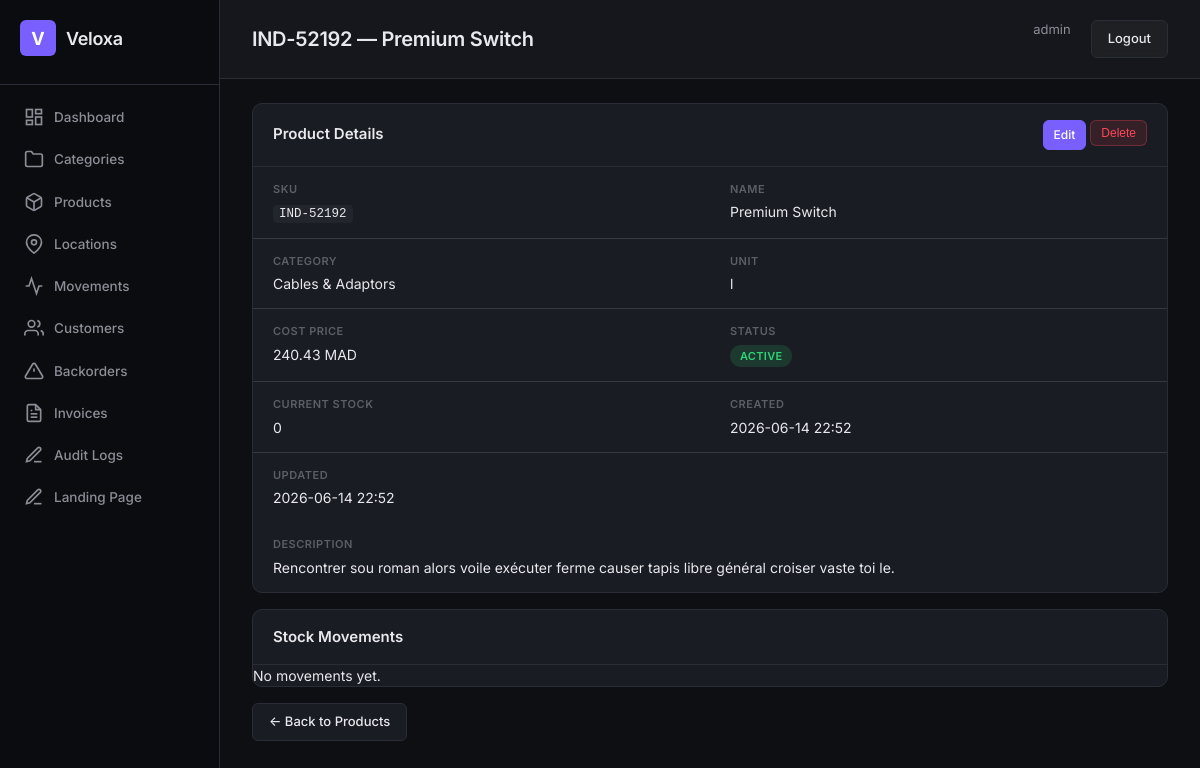
Screenshot of /products/17/ (signed in) with the database file from the repository.
### apps/warehouse/models/product.py (models this page shows, shortened)
class Product(models.Model):
    sku = models.CharField(max_length=64, unique=True, db_index=True)
    name = models.CharField(max_length=255)
    description = models.TextField(blank=True)
    category = models.ForeignKey(
        Category, on_delete=models.SET_NULL, null=True, blank=True,
        related_name="products",
    )
    unit = models.ForeignKey(
        Unit, on_delete=models.PROTECT, null=True, blank=True,
        related_name="products",
    )
    cost_price = models.DecimalField(max_digits=12, decimal_places=2, default=0)
    is_active = models.BooleanField(default=True)
    created_at = models.DateTimeField(auto_now_add=True)
    updated_at = models.DateTimeField(auto_now=True)
    tenant = models.ForeignKey(
        "tenants.Tenant", on_delete=models.CASCADE,
        null=True, blank=True, related_name="%(class)s_set",
    )
    objects = TenantAwareManager()
    class Meta:
        db_table = "warehouse_product"
        verbose_name = "Product"

class Category(models.Model):
    name = models.CharField(max_length=100, unique=True)
    description = models.TextField(blank=True)
    is_active = models.BooleanField(default=True)
    created_at = models.DateTimeField(auto_now_add=True)
    tenant = models.ForeignKey(
        "tenants.Tenant", on_delete=models.CASCADE,
        null=True, blank=True, related_name="%(class)s_set",
    )
    objects = TenantAwareManager()
    class Meta:
        db_table = "warehouse_category"
        verbose_name_plural = "Categories"
        ordering = ["name"]

class Unit(models.Model):
    name = models.CharField(max_length=50, unique=True, help_text="e.g. Kilogram, Piece, Box")
    abbreviation = models.CharField(max_length=10, unique=True, help_text="e.g. kg, pcs, box")
    is_active = models.BooleanField(default=True)
    class Meta:
        db_table = "warehouse_unit"
        ordering = ["name"]

### apps/accounts/models.py (models this page shows, shortened)
class User(AbstractUser):
    objects = TenantAwareUserManager()
    ROLE_CHOICES = [
        ("super_admin", "Super Admin"),
        ("warehouse_manager", "Warehouse Manager"),
        ("auditor", "Auditor"),
        ("viewer", "Read-Only Viewer"),
    ]
    role = models.CharField(max_length=32, choices=ROLE_CHOICES, default="viewer")
    phone = models.CharField(max_length=20, blank=True)
    tenant = models.ForeignKey(
        "tenants.Tenant", on_delete=models.CASCADE,
        null=True, blank=True, related_name="users",
    )
    class Meta:
        db_table = "accounts_user"
        verbose_name = "User"
        verbose_name_plural = "Users"

### config/views.py (the view)
# urls.py: path("products/<int:pk>/", views.product_detail, name="product-detail"),
@login_required
def product_detail(request, pk):
    product = get_object_or_404(Product, pk=pk)
    movements = StockMovement.objects.filter(product=product).select_related("location", "created_by")
    net = movements.aggregate(Sum("qty"))["qty__sum"] or 0
    return render(request, "product_detail.html", {"product": product, "movements": movements, "net_stock": net})

### apps/accounts/models.py (called while the page is built)
    def get_queryset(self):
        from apps.tenants.utils import get_current_tenant_id
        qs = super().get_queryset()
        tenant_id = get_current_tenant_id()
        if tenant_id is not None:
            return qs.filter(tenant_id=tenant_id)
        return qs

### apps/tenants/managers.py (called while the page is built)
    def get_queryset(self):
        qs = super().get_queryset()
        tenant_id = get_current_tenant_id()
        if tenant_id is not None:
            return qs.filter(tenant_id=tenant_id)
        return qs

### apps/tenants/utils.py (called while the page is built)
def set_current_tenant(tenant):
    _thread_local.tenant = tenant

def get_current_tenant():
    return getattr(_thread_local, "tenant", None)

def get_current_tenant_id():
    tenant = get_current_tenant()
    return tenant.id if tenant else None

### templates/product_detail.html
{% extends 'base.html' %}{% block title %}{{ product.sku }} — Veloxa Warehouse{% endblock %}{% block page_title %}{{ product.sku }} — {{ product.name }}{% endblock %}{% block active %}products{% endblock %}
{% block content %}
<div class="card">
  <div class="card-header" style="display:flex;justify-content:space-between;align-items:center"><h2>Product Details</h2><div class="actions-cell"><a href="{% url 'product-update' pk=product.pk %}" class="btn btn-sm btn-primary">Edit</a><form method="post" action="{% url 'product-delete' pk=product.pk %}">{% csrf_token %}<button class="btn btn-sm btn-danger">Delete</button></form></div></div>
  <div class="card-body"><div class="detail-grid">
    <div class="detail-field"><div class="detail-label">SKU</div><div class="detail-value"><code>{{ product.sku }}</code></div></div>
    <div class="detail-field"><div class="detail-label">Name</div><div class="detail-value">{{ product.name }}</div></div>
    <div class="detail-field"><div class="detail-label">Category</div><div class="detail-value">{{ product.category.name|default:"—" }}</div></div>
    <div class="detail-field"><div class="detail-label">Unit</div><div class="detail-value">{{ product.unit.abbreviation|default:"—" }}</div></div>
    <div class="detail-field"><div class="detail-label">Cost Price</div><div class="detail-value">{{ product.cost_price }} MAD</div></div>
    <div class="detail-field"><div class="detail-label">Status</div><div class="detail-value">{% if product.is_active %}<span class="badge badge-success">Active</span>{% else %}<span class="badge badge-muted">Inactive</span>{% endif %}</div></div>
    <div class="detail-field"><div class="detail-label">Current Stock</div><div class="detail-value">{{ net_stock }}</div></div>
    <div class="detail-field"><div class="detail-label">Created</div><div class="detail-value">{{ product.created_at|date:"Y-m-d H:i" }}</div></div>
    <div class="detail-field"><div class="detail-label">Updated</div><div class="detail-value">{{ product.updated_at|date:"Y-m-d H:i" }}</div></div>
    {% if product.description %}<div class="detail-field full-width"><div class="detail-label">Description</div><div class="detail-value">{{ product.description }}</div></div>{% endif %}
  </div></div></div>
<div class="card mt-2">
  <div class="card-header"><h2>Stock Movements</h2></div>
  <div class="card-body">
    {% if movements %}<table class="table"><thead><tr><th>Time</th><th>Type</th><th>Qty</th><th>Reference</th><th>Location</th><th>By</th></tr></thead>
    <tbody>{% for m in movements %}<tr><td>{{ m.created_at|date:"Y-m-d H:i" }}</td><td>{% if m.type == 'inbound' %}<span class="badge badge-success">IN</span>{% elif m.type == 'outbound' %}<span class="badge badge-danger">OUT</span>{% else %}<span class="badge badge-warning">ADJ</span>{% endif %}</td><td class="{% if m.qty > 0 %}text-success{% else %}text-danger{% endif %}">{{ m.qty|stringformat:"+d" }}</td><td><code>{{ m.reference }}</code></td><td>{{ m.location.code|default:"—" }}</td><td>{{ m.created_by.username }}</td></tr>{% endfor %}</tbody></table>
    {% else %}<p class="empty">No movements yet.</p>{% endif %}
  </div></div>
<a href="{% url 'product-list' %}" class="btn mt-2">&larr; Back to Products</a>
{% endblock %}

### templates/base.html (shortened to what this page needs)
{% load static %}
<!DOCTYPE html>
<html lang="en">
<head>
  <link rel="stylesheet" href="{% static 'css/style.css' %}">
</head>
<body>
  <div class="layout">
    <aside class="sidebar">
      <div class="sidebar-brand">
        <div class="brand-icon">V</div>
        <span class="brand-text">Veloxa</span>
      </div>
      <nav class="sidebar-nav">
        <a href="{% url 'dashboard' %}" class="nav-item {% if active == 'dashboard' %}active{% endif %}">
          <svg width="20" height="20" viewBox="0 0 24 24" fill="none" stroke="currentColor" stroke-width="2"><rect x="3" y="3" width="7" height="9"/><rect x="14" y="3" width="7" height="5"/><rect x="14" y="12" width="7" height="9"/><rect x="3" y="16" width="7" height="5"/></svg>
          Dashboard
        </a>
        <a href="{% url 'category-list' %}" class="nav-item {% if active == 'categories' %}active{% endif %}">
          <svg width="20" height="20" viewBox="0 0 24 24" fill="none" stroke="currentColor" stroke-width="2"><path d="M22 19a2 2 0 0 1-2 2H4a2 2 0 0 1-2-2V5a2 2 0 0 1 2-2h5l2 3h9a2 2 0 0 1 2 2z"/></svg>
          Categories
        </a>
        <a href="{% url 'product-list' %}" class="nav-item {% if active == 'products' %}active{% endif %}">
          Products
        </a>
        <a href="{% url 'location-list' %}" class="nav-item {% if active == 'locations' %}active{% endif %}">
          <svg width="20" height="20" viewBox="0 0 24 24" fill="none" stroke="currentColor" stroke-width="2"><path d="M21 10c0 7-9 13-9 13s-9-6-9-13a9 9 0 0 1 18 0z"/><circle cx="12" cy="10" r="3"/></svg>
          Locations
        </a>
        <a href="{% url 'movement-list' %}" class="nav-item {% if active == 'movements' %}active{% endif %}">
          <svg width="20" height="20" viewBox="0 0 24 24" fill="none" stroke="currentColor" stroke-width="2"><polyline points="22 12 18 12 15 21 9 3 6 12 2 12"/></svg>
          Movements
        </a>
        <a href="{% url 'customer-list' %}" class="nav-item {% if active == 'customers' %}active{% endif %}">
          <svg width="20" height="20" viewBox="0 0 24 24" fill="none" stroke="currentColor" stroke-width="2"><path d="M17 21v-2a4 4 0 0 0-4-4H5a4 4 0 0 0-4 4v2"/><circle cx="9" cy="7" r="4"/><path d="M23 21v-2a4 4 0 0 0-3-3.87"/><path d="M16 3.13a4 4 0 0 1 0 7.75"/></svg>
          Customers
        </a>
        <a href="{% url 'backorder-list' %}" class="nav-item {% if active == 'backorders' %}active{% endif %}">
          <svg width="20" height="20" viewBox="0 0 24 24" fill="none" stroke="currentColor" stroke-width="2"><path d="M10.29 3.86L1.82 18a2 2 0 0 0 1.71 3h16.94a2 2 0 0 0 1.71-3L13.71 3.86a2 2 0 0 0-3.42 0z"/><line x1="12" y1="9" x2="12" y2="13"/><line x1="12" y1="17" x2="12.01" y2="17"/></svg>
          Backorders
        </a>
        <a href="{% url 'invoice-list' %}" class="nav-item {% if active == 'invoices' %}active{% endif %}">
          <svg width="20" height="20" viewBox="0 0 24 24" fill="none" stroke="currentColor" stroke-width="2"><path d="M14 2H6a2 2 0 0 0-2 2v16a2 2 0 0 0 2 2h12a2 2 0 0 0 2-2V8z"/><polyline points="14 2 14 8 20 8"/><line x1="16" y1="13" x2="8" y2="13"/><line x1="16" y1="17" x2="8" y2="17"/><polyline points="10 9 9 9 8 9"/></svg>
          Invoices
        </a>
        <a href="{% url 'audit-log-list' %}" class="nav-item {% if active == 'audit' %}active{% endif %}">
          <svg width="20" height="20" viewBox="0 0 24 24" fill="none" stroke="currentColor" stroke-width="2"><path d="M12 20h9"/><path d="M16.5 3.5a2.121 2.121 0 0 1 3 3L7 19l-4 1 1-4L16.5 3.5z"/></svg>
          Audit Logs
        </a>
        <a href="{% url 'landing-manage' %}" class="nav-item {% if active == 'landing' %}active{% endif %}">
          <svg width="20" height="20" viewBox="0 0 24 24" fill="none" stroke="currentColor" stroke-width="2"><path d="M12 20h9"/><path d="M16.5 3.5a2.121 2.121 0 0 1 3 3L7 19l-4 1 1-4L16.5 3.5z"/></svg>
          Landing Page
        </a>
      </nav>
    </aside>
    <main class="main">
      <header class="topbar">
        <h1 class="page-title">{% block page_title %}Dashboard{% endblock %}</h1>
        <div class="topbar-right">
          <a href="{% url 'profile' %}" style="color:var(--text-secondary);font-size:13px;margin-right:12px;text-decoration:none">{{ request.user.username }}</a>
          <a href="{% url 'logout' %}" class="btn btn-glass">Logout</a>
        </div>
      </header>
      <div class="content">
        {% block content %}{% endblock %}
      </div>
    </main>
  </div>
</body>
</html>

### static/css/style.css (style rules this page uses)
:root { --bg-primary: #0e0f13; --bg-secondary: #15171c; --bg-card: #1a1c23; --bg-card-hover: #1f2129; --bg-sidebar: #0b0c0f; --border: #2a2d36; --border-light: #363944; --text-primary: #e8e8ed; --text-secondary: #8b8d97; --text-muted: #5c5e68; --accent: #7a5fff; --accent-hover: #6b50e8; --accent-glow: rgba(122, 95, 255, 0.15); --success: #2ed573; --warning: #ffa502; --danger: #ff4757; --info: #3b82f6; --radius: 10px; --radius-sm: 6px; --shadow: 0 2px 8px rgba(0,0,0,.3); }
* { margin: 0; padding: 0; box-sizing: border-box; }
body { font-family: "Inter", -apple-system, BlinkMacSystemFont, sans-serif; background: var(--bg-primary); color: var(--text-primary); font-size: 14px; line-height: 1.5; }
.layout { display: flex; min-height: 100vh; }
.sidebar { width: 220px; background: var(--bg-sidebar); border-right: 1px solid var(--border); padding: 0; display: flex; flex-direction: column; position: fixed; top: 0; left: 0; height: 100vh; z-index: 100; backdrop-filter: blur(12px); }
.sidebar-brand { display: flex; align-items: center; gap: 10px; padding: 20px 20px 28px; border-bottom: 1px solid var(--border); }
.brand-icon { width: 36px; height: 36px; background: var(--accent); border-radius: var(--radius-sm); display: flex; align-items: center; justify-content: center; font-weight: 700; font-size: 18px; color: #fff; }
.brand-text { font-size: 18px; font-weight: 600; letter-spacing: -.3px; }
.sidebar-nav { padding: 12px 10px; display: flex; flex-direction: column; gap: 2px; }
.nav-item { display: flex; align-items: center; gap: 10px; padding: 10px 14px; color: var(--text-secondary); text-decoration: none; border-radius: var(--radius-sm); font-size: 13.5px; font-weight: 500; transition: all .15s; }
.main { margin-left: 220px; flex: 1; padding: 0; }
.topbar { display: flex; align-items: center; justify-content: space-between; padding: 20px 32px; border-bottom: 1px solid var(--border); background: var(--bg-secondary); position: sticky; top: 0; z-index: 50; backdrop-filter: blur(8px); }
.page-title { font-size: 20px; font-weight: 600; letter-spacing: -.3px; }
.topbar-right { display: flex; gap: 8px; }
.content { padding: 24px 32px; }
.card { background: var(--bg-card); border: 1px solid var(--border); border-radius: var(--radius); overflow: hidden; }
.card-header { padding: 16px 20px; border-bottom: 1px solid var(--border); }
.card-header h2 { font-size: 15px; font-weight: 600; }
.card-body { padding: 0; }
.badge { display: inline-block; padding: 3px 10px; border-radius: 20px; font-size: 11px; font-weight: 600; letter-spacing: .3px; text-transform: uppercase; }
.badge-success { background: rgba(46, 213, 115, .15); color: var(--success); }
.btn { display: inline-flex; align-items: center; gap: 6px; padding: 8px 16px; border: 1px solid var(--border); border-radius: var(--radius-sm); background: var(--bg-card); color: var(--text-primary); font-size: 13px; font-weight: 500; cursor: pointer; transition: all .15s; text-decoration: none; }
.btn-glass { background: rgba(255,255,255,.04); backdrop-filter: blur(4px); }
.mt-2 { margin-top: 16px; }
code { font-family: "JetBrains Mono", "Fira Code", monospace; font-size: 12.5px; background: rgba(255,255,255,.04); padding: 2px 6px; border-radius: 4px; }
.detail-grid { display: grid; grid-template-columns: 1fr 1fr; gap: 0; }
.detail-field { padding: 14px 20px; border-bottom: 1px solid var(--border-light); }
.detail-field:nth-last-child(-n+2) { border-bottom: none; }
.detail-label { font-size: 11px; font-weight: 600; text-transform: uppercase; letter-spacing: .5px; color: var(--text-muted); margin-bottom: 4px; }
.detail-value { font-size: 14px; color: var(--text-primary); }
.full-width { grid-column: 1 / -1; }
.btn-primary { background: var(--accent); color: #fff; border-color: var(--accent); }
.btn-danger { background: rgba(255,71,87,.12); color: var(--danger); border-color: rgba(255,71,87,.3); }
.btn-sm { padding: 5px 10px; font-size: 12px; }
.actions-cell { display: flex; gap: 4px; }

### rows the page displays
Product: sku "IND-52192", name "Premium Switch", category.name "Cables & Adaptors", unit.abbreviation "l", cost_price "240.43", created_at "2026-06-14 22:52", updated_at "2026-06-14 22:52", description "Rencontrer sou roman alors voile exécuter ferme causer tapis libre général croiser vaste toi le."
User: user.username "admin"

### other values shown
{{ net_stock }} "0"
